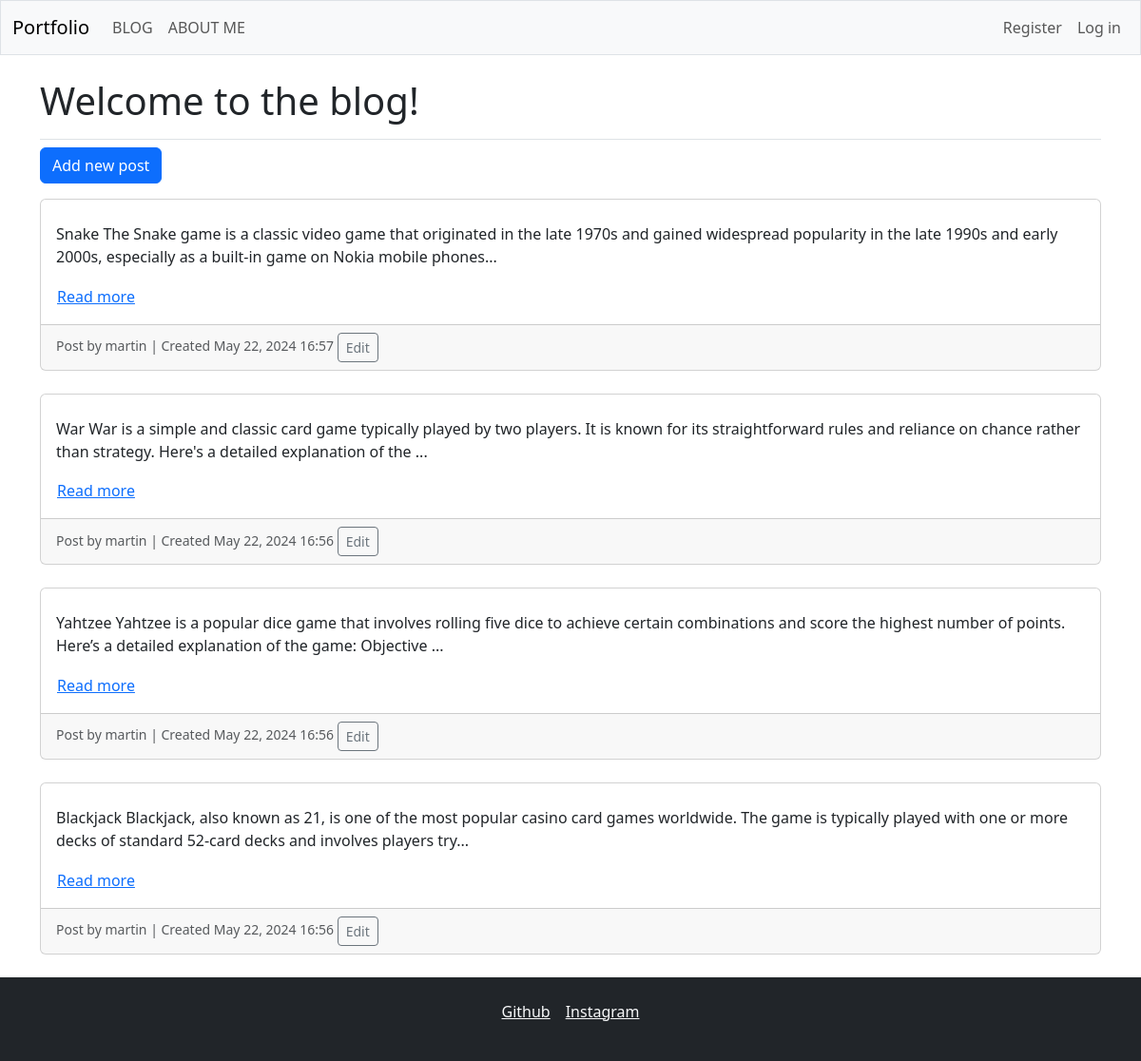
/blog/, run on an earlier commit of the app's database.
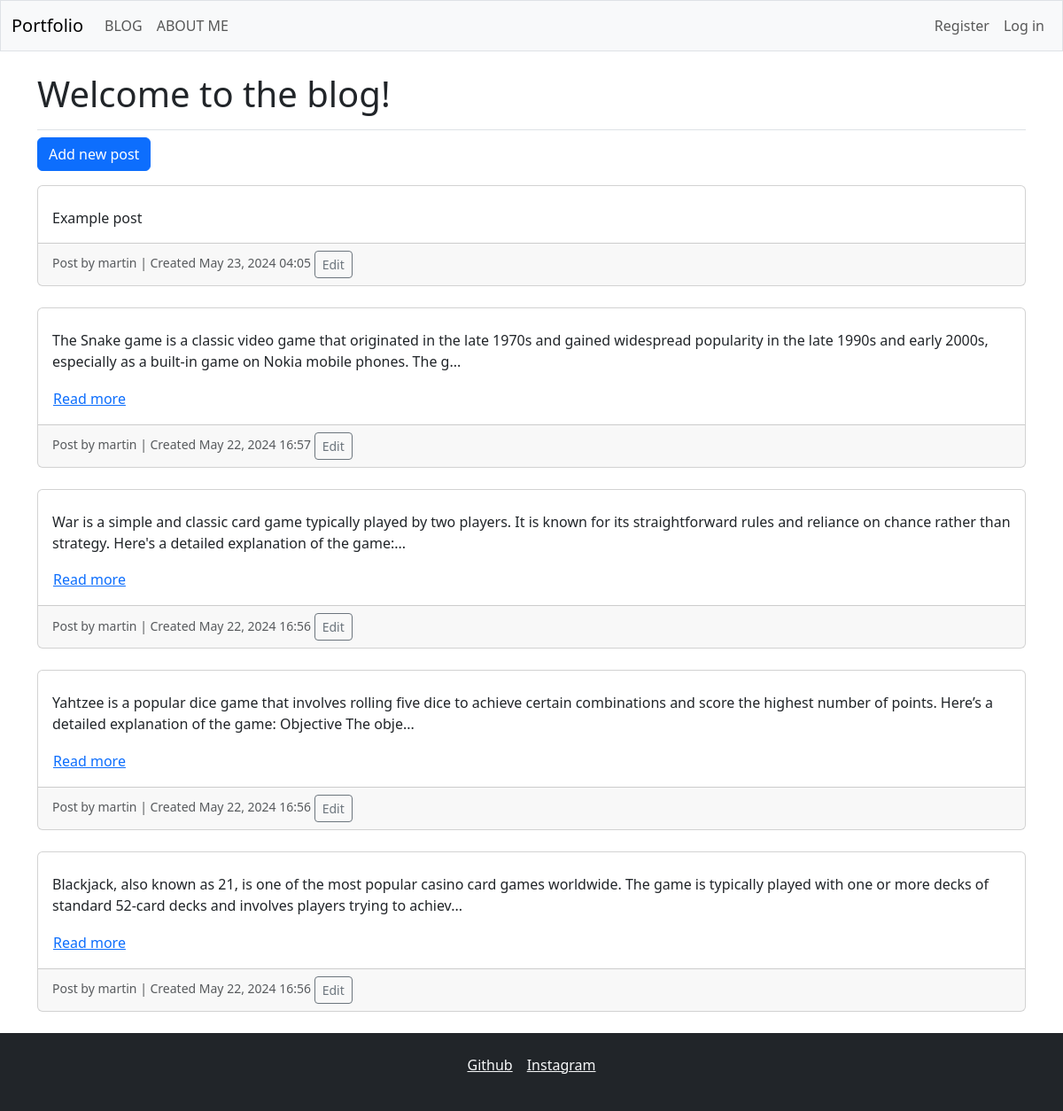
And on a later commit of the database.
### myfinalweb/models.py (models this page shows, shortened)
class Entry(models.Model):
    text = models.TextField()
    date_added = models.DateTimeField(auto_now_add=True)
    owner = models.ForeignKey(User, on_delete=models.CASCADE)
    class Meta:
        verbose_name_plural = 'entries'

### myfinalweb/views.py (the view)
# urls.py: path('blog/', views.show_entries, name='show_entries'),
def show_entries(request):
    entries = Entry.objects.order_by('-date_added')
    context = {'entries': entries}
    return render(request, 'myfinalweb/blog.html', context)

### myfinalweb/templates/myfinalweb/blog.html (shortened to what this page needs)
{% extends 'myfinalweb/base.html' %}
{% block page_header %}
    <h1>Welcome to the blog!</h1>
{% endblock page_header %}
{% block content %}
    <p>
        <a href="{% url 'myfinalweb:new_entry' %}" class="btn btn-primary">Add new post</a>
    </p>
    <div class="row">
        {% for entry in entries %}
            <div class="col-12 mb-4">
                <div class="card">
                    <div class="card-body">
                        {% if entry.text|length > 200 %}
                            <p class="card-text">
                                {{ entry.text|slice:":200" }}...
                            </p>
                            <button class="btn btn-link p-0" data-bs-toggle="collapse" data-bs-target="#more-{{ forloop.counter }}">
                                Read more
                            </button>
                        {% else %}
                            <p class="card-text">{{ entry.text }}</p>
                        {% endif %}
                    </div>
                    <div class="card-footer">
                        <small class="text-muted">
                            Post by {{ entry.owner }} | Created {{ entry.date_added|date:'M d, Y H:i' }}
                            <a href="{% url 'myfinalweb:edit_entry' entry.id %}" class="btn btn-sm btn-outline-secondary">Edit</a>
                        </small>
                    </div>
                </div>
            </div>
        {% empty %}
            <p>No posts yet.</p>
        {% endfor %}
    </div>
{% endblock content %}

What changed in the data, as far as the page shows it:
added Entry: text "Example post", owner "martin", date_added "May 23, 2024 04:05"
changed Entry: text "Snake The Snake game is a classic video game that originated in the late 1970s and gained widespread popularity in the late 1990s and early 2000s, especially as a built-in game on Nokia mobile phones" → "The Snake game is a classic video game that originated in the late 1970s and gained widespread popularity in the late 1990s and early 2000s, especially as a built-in game on Nokia mobile phones. The g"
changed Entry: text "War War is a simple and classic card game typically played by two players. It is known for its straightforward rules and reliance on chance rather than strategy. Here's a detailed explanation of the" → "War is a simple and classic card game typically played by two players. It is known for its straightforward rules and reliance on chance rather than strategy. Here's a detailed explanation of the game:"
changed Entry: text "Yahtzee Yahtzee is a popular dice game that involves rolling five dice to achieve certain combinations and score the highest number of points. Here’s a detailed explanation of the game: Objective" → "Yahtzee is a popular dice game that involves rolling five dice to achieve certain combinations and score the highest number of points. Here’s a detailed explanation of the game: Objective The obje"
changed Entry: text "Blackjack Blackjack, also known as 21, is one of the most popular casino card games worldwide. The game is typically played with one or more decks of standard 52-card decks and involves players try" → "Blackjack, also known as 21, is one of the most popular casino card games worldwide. The game is typically played with one or more decks of standard 52-card decks and involves players trying to achiev"
